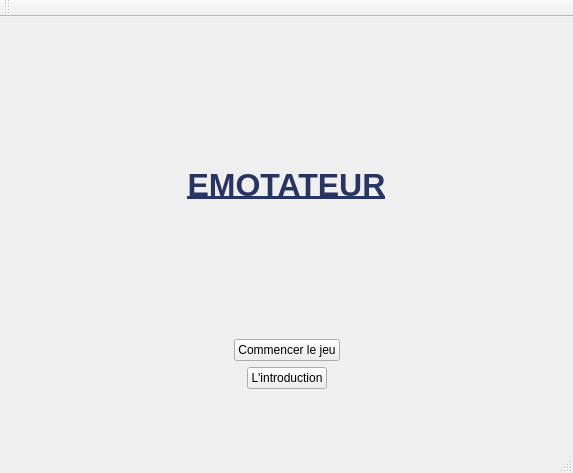
<?xml version="1.0" encoding="UTF-8"?>
<ui version="4.0">
 <class>MainWindow</class>
 <widget class="QMainWindow" name="MainWindow">
  <property name="geometry">
   <rect>
    <x>0</x>
    <y>0</y>
    <width>573</width>
    <height>473</height>
   </rect>
  </property>
  <property name="sizePolicy">
   <sizepolicy hsizetype="Minimum" vsizetype="Minimum">
    <horstretch>0</horstretch>
    <verstretch>0</verstretch>
   </sizepolicy>
  </property>
  <property name="windowTitle">
   <string>EMOTATEUR</string>
  </property>
  <widget class="QWidget" name="centralWidget">
   <property name="sizePolicy">
    <sizepolicy hsizetype="Expanding" vsizetype="Expanding">
     <horstretch>0</horstretch>
     <verstretch>0</verstretch>
    </sizepolicy>
   </property>
   <layout class="QVBoxLayout" name="verticalLayout">
    <item>
     <widget class="QWidget" name="sonWidget" native="true">
      <layout class="QVBoxLayout" name="verticalLayout_3">
       <item>
        <layout class="QVBoxLayout" name="verticalLayout_2">
         <item>
          <widget class="QLabel" name="label_NomDeJeu">
           <property name="statusTip">
            <string notr="true"/>
           </property>
           <property name="whatsThis">
            <string>&lt;html&gt;&lt;head/&gt;&lt;body&gt;&lt;p&gt;&lt;span style=&quot; font-size:36pt;&quot;&gt;EMOTATEUR&lt;/span&gt;&lt;/p&gt;&lt;/body&gt;&lt;/html&gt;</string>
           </property>
           <property name="text">
            <string>&lt;!DOCTYPE HTML PUBLIC &quot;-//W3C//DTD HTML 4.0//EN&quot; &quot;http://www.w3.org/TR/REC-html40/strict.dtd&quot;&gt;
&lt;html&gt;&lt;head&gt;&lt;meta name=&quot;qrichtext&quot; content=&quot;1&quot; /&gt;&lt;style type=&quot;text/css&quot;&gt;
p, li { white-space: pre-wrap; }
&lt;/style&gt;&lt;/head&gt;&lt;body style=&quot; font-family:'Ubuntu'; font-size:11pt; font-weight:400; font-style:normal;&quot;&gt;
&lt;p align=&quot;center&quot; style=&quot; margin-top:12px; margin-bottom:12px; margin-left:0px; margin-right:0px; -qt-block-indent:0; text-indent:0px;&quot;&gt;&lt;span style=&quot; font-size:24pt; font-weight:600; text-decoration: underline; color:#283461;&quot;&gt;EMOTATEUR&lt;/span&gt;&lt;/p&gt;&lt;/body&gt;&lt;/html&gt;</string>
           </property>
           <property name="textFormat">
            <enum>Qt::RichText</enum>
           </property>
           <property name="alignment">
            <set>Qt::AlignCenter</set>
           </property>
          </widget>
         </item>
         <item>
          <layout class="QHBoxLayout" name="horizontalLayout">
           <item>
            <spacer name="horizontalSpacer">
             <property name="orientation">
              <enum>Qt::Horizontal</enum>
             </property>
             <property name="sizeHint" stdset="0">
              <size>
               <width>40</width>
               <height>20</height>
              </size>
             </property>
            </spacer>
           </item>
           <item>
            <widget class="QPushButton" name="button_start">
             <property name="sizePolicy">
              <sizepolicy hsizetype="Preferred" vsizetype="Fixed">
               <horstretch>0</horstretch>
               <verstretch>0</verstretch>
              </sizepolicy>
             </property>
             <property name="layoutDirection">
              <enum>Qt::LeftToRight</enum>
             </property>
             <property name="text">
              <string>Commencer le jeu</string>
             </property>
            </widget>
           </item>
           <item>
            <spacer name="horizontalSpacer_2">
             <property name="orientation">
              <enum>Qt::Horizontal</enum>
             </property>
             <property name="sizeHint" stdset="0">
              <size>
               <width>40</width>
               <height>20</height>
              </size>
             </property>
            </spacer>
           </item>
          </layout>
         </item>
         <item>
          <layout class="QHBoxLayout" name="horizontalLayout_2">
           <item>
            <spacer name="horizontalSpacer_3">
             <property name="orientation">
              <enum>Qt::Horizontal</enum>
             </property>
             <property name="sizeHint" stdset="0">
              <size>
               <width>40</width>
               <height>20</height>
              </size>
             </property>
            </spacer>
           </item>
           <item>
            <widget class="QPushButton" name="button_intro">
             <property name="sizePolicy">
              <sizepolicy hsizetype="Preferred" vsizetype="Fixed">
               <horstretch>0</horstretch>
               <verstretch>0</verstretch>
              </sizepolicy>
             </property>
             <property name="text">
              <string>L'introduction</string>
             </property>
            </widget>
           </item>
           <item>
            <spacer name="horizontalSpacer_4">
             <property name="orientation">
              <enum>Qt::Horizontal</enum>
             </property>
             <property name="sizeHint" stdset="0">
              <size>
               <width>40</width>
               <height>20</height>
              </size>
             </property>
            </spacer>
           </item>
          </layout>
         </item>
         <item>
          <spacer name="verticalSpacer">
           <property name="orientation">
            <enum>Qt::Vertical</enum>
           </property>
           <property name="sizeType">
            <enum>QSizePolicy::Fixed</enum>
           </property>
           <property name="sizeHint" stdset="0">
            <size>
             <width>20</width>
             <height>40</height>
            </size>
           </property>
          </spacer>
         </item>
        </layout>
       </item>
      </layout>
     </widget>
    </item>
   </layout>
  </widget>
  <widget class="QMenuBar" name="menuBar">
   <property name="geometry">
    <rect>
     <x>0</x>
     <y>0</y>
     <width>573</width>
     <height>25</height>
    </rect>
   </property>
  </widget>
  <widget class="QToolBar" name="mainToolBar">
   <property name="sizePolicy">
    <sizepolicy hsizetype="Fixed" vsizetype="Fixed">
     <horstretch>0</horstretch>
     <verstretch>0</verstretch>
    </sizepolicy>
   </property>
   <property name="windowTitle">
    <string>EMOTATEUR</string>
   </property>
   <attribute name="toolBarArea">
    <enum>TopToolBarArea</enum>
   </attribute>
   <attribute name="toolBarBreak">
    <bool>false</bool>
   </attribute>
  </widget>
  <widget class="QStatusBar" name="statusBar"/>
 </widget>
 <layoutdefault spacing="6" margin="11"/>
 <resources/>
 <connections/>
</ui>
